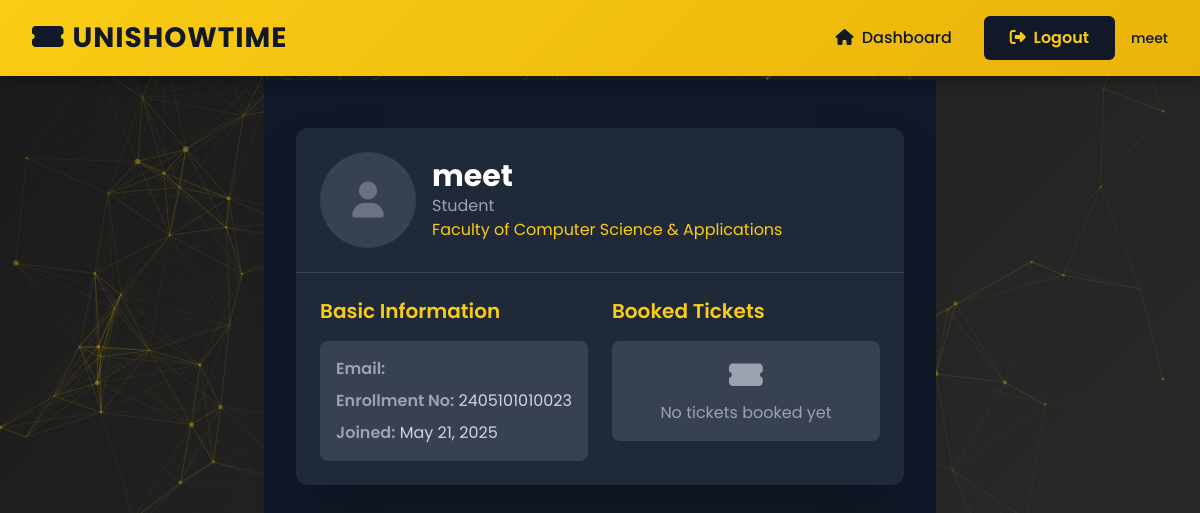
The page /user/2/details/ (signed in) on the database its author committed.
### mainapp/models.py (models this page shows, shortened)
class CustomUser(AbstractUser, PermissionsMixin):
    role = models.CharField(max_length=20, choices=ROLE_CHOICES, default='student')
    enrollment_no = models.CharField(max_length=20, unique=True, null=True, blank=True)
    department = models.ForeignKey(Department, on_delete=models.SET_NULL, null=True, blank=True)
    profile_image = models.ImageField(upload_to='profiles/', blank=True, null=True)

class Department(models.Model):
    name = models.CharField(max_length=100, unique=True)
    code = models.CharField(max_length=10, unique=True)
    class Meta:
        verbose_name_plural = "Departments"

### mainapp/views.py (the view)
# urls.py: path('user/<int:user_id>/details/', views.user_details, name='user_details'),
@login_required
def user_details(request, user_id):
    if request.user.role != 'superadmin':
        return HttpResponseForbidden("You don't have permission to view this page.")
    user = get_object_or_404(CustomUser, id=user_id)
    return render(request, 'mainapp/user_details.html', {'user': user})

### mainapp/templates/mainapp/user_details.html (shortened to what this page needs)
{% extends "base.html" %}
{% block content %}
<div class="min-h-screen bg-gray-900 py-12 px-4 sm:px-6 lg:px-8">
    <div class="max-w-4xl mx-auto bg-gray-800 rounded-xl shadow-2xl overflow-hidden">
        <div class="p-6 border-b border-gray-700">
            <div class="flex items-center space-x-4">
                {% if user.profile_image %}
                <img src="{{ user.profile_image.url }}" alt="{{ user.username }}" class="w-24 h-24 rounded-full object-cover">
                {% else %}
                <div class="w-24 h-24 rounded-full bg-gray-700 flex items-center justify-center">
                    <i class="fas fa-user text-4xl text-gray-500"></i>
                </div>
                {% endif %}
                <div>
                    <h1 class="text-3xl font-bold text-white">{{ user.username }}</h1>
                    <p class="text-gray-400">{{ user.role|title }}</p>
                    {% if user.department %}
                    <p class="text-yellow-400">{{ user.department.name }}</p>
                    {% endif %}
                </div>
            </div>
        </div>
        <div class="p-6 grid grid-cols-1 md:grid-cols-2 gap-6">
            <div class="space-y-4">
                <h3 class="text-xl font-semibold text-yellow-400 mb-4">Basic Information</h3>
                <div class="bg-gray-700 p-4 rounded-lg space-y-2">
                    <p class="text-gray-300">
                        <span class="font-semibold text-gray-400">Email:</span>
                    </p>
                    {% if user.enrollment_no %}
                    <p class="text-gray-300">
                        <span class="font-semibold text-gray-400">Enrollment No:</span>
                        {{ user.enrollment_no }}
                    </p>
                    {% endif %}
                    <p class="text-gray-300">
                        <span class="font-semibold text-gray-400">Joined:</span>
                        {{ user.date_joined|date:"F j, Y" }}
                    </p>
                </div>
            </div>
            <div class="space-y-4">
                <h3 class="text-xl font-semibold text-yellow-400 mb-4">Booked Tickets</h3>
                <div class="space-y-4">
                    {% for ticket in user.ticket_set.all %}
                    <div class="bg-gray-700 p-4 rounded-lg hover:bg-gray-600 transition">
                        <div class="flex justify-between items-start">
                            <div>
                                <h4 class="text-white font-semibold">{{ ticket.event.title }}</h4>
                                <p class="text-sm text-gray-400">{{ ticket.event.date|date:"F j, Y - g:i A" }}</p>
                                <p class="text-sm text-gray-400">{{ ticket.event.location }}</p>
                            </div>
                            <a href="{% url 'qr_view' ticket.id %}" class="text-yellow-400 hover:text-yellow-300">
                                <i class="fas fa-qrcode"></i>
                            </a>
                        </div>
                    </div>
                    {% empty %}
                    <div class="text-center text-gray-400 p-4 bg-gray-700 rounded-lg">
                        <i class="fas fa-ticket-alt text-3xl mb-2"></i>
                        <p>No tickets booked yet</p>
                    </div>
                    {% endfor %}
                </div>
            </div>
        </div>
    </div>
</div>
{% endblock %}

### mainapp/templates/base.html (shortened to what this page needs)
{% load static %}
<!DOCTYPE html>
<html lang="en">
<head>
    <script src="https://cdn.tailwindcss.com"></script>
    <link rel="stylesheet" href="https://cdnjs.cloudflare.com/ajax/libs/font-awesome/6.4.0/css/all.min.css">
    <link href="https://unpkg.com/aos@2.3.1/dist/aos.css" rel="stylesheet">
</head>
<body>
    <div id="particles-js"></div>
    <nav class="navbar">
        <div class="max-w-7xl mx-auto px-4 sm:px-6 lg:px-8">
            <div class="flex justify-between items-center py-4">
                <a href="{% url 'dashboard' %}" class="navbar-title"><i class="fas fa-ticket-alt mr-2"></i>UniShowTime</a>
                <div class="hidden md:flex items-center space-x-4">
                    {% if user.is_authenticated %}
                        <a href="{% url 'dashboard' %}" class="navbar-item"><i class="fas fa-home mr-1"></i> Dashboard</a>
                        <a href="{% url 'logout' %}" class="navbar-button"><i class="fas fa-sign-out-alt mr-1"></i> Logout</a>
                        <div class="flex items-center space-x-2">
                            <span class="text-sm font-medium text-gray-900">{{ user.username }}</span>
                        </div>
                    {% else %}
                        <a href="{% url 'login' %}" class="navbar-button"><i class="fas fa-sign-in-alt mr-1"></i> Login</a>
                        <a href="{% url 'register' %}" class="navbar-button"><i class="fas fa-user-plus mr-1"></i> Register</a>
                    {% endif %}
                </div>
            </div>
        </div>
    </nav>
    <main class="max-w-7xl mx-auto px-4 sm:px-6 lg:px-8 py-20" data-aos="fade-up" data-aos-duration="800">
        {% block content %}{% endblock %}
    </main>
</body>
</html>

### mainapp/templates/base.html (style rules this page uses)
body { font-family: 'Poppins', sans-serif; background: linear-gradient(135deg, #1a1a1a, #2c2c2c); color: #f5f5f5; margin: 0; min-height: 100vh; display: flex; flex-direction: column; overflow-x: hidden; }
.navbar { background: linear-gradient(135deg, #facc15 0%, #eab308 100%); box-shadow: 0 4px 15px rgba(0, 0, 0, 0.3); position: fixed; width: 100%; z-index: 50; top: 0; }
.navbar-title { font-size: 1.75rem; font-weight: 700; color: #111827; text-transform: uppercase; letter-spacing: 1px; transition: all 0.3s ease; position: relative; display: inline-block; }
.navbar-title::after { content: ''; position: absolute; width: 0; height: 3px; bottom: -5px; left: 0; background-color: #111827; transition: width 0.3s ease; }
.navbar-item { font-size: 1rem; font-weight: 500; color: #111827; padding: 0.5rem 1rem; border-radius: 0.375rem; transition: all 0.3s ease; position: relative; overflow: hidden; }
.navbar-item::before { content: ''; position: absolute; top: 0; left: -100%; width: 100%; height: 100%; background: rgba(17, 24, 39, 0.1); transition: all 0.3s ease; z-index: -1; }
.navbar-button { background-color: #111827; color: #facc15; padding: 0.5rem 1.5rem; border-radius: 0.375rem; font-weight: 600; border: 2px solid transparent; transition: all 0.3s ease; position: relative; overflow: hidden; z-index: 1; }
.navbar-button::before { content: ''; position: absolute; top: 0; left: -100%; width: 100%; height: 100%; background: #facc15; transition: all 0.4s ease; z-index: -1; }
main { flex: 1; padding-top: 5rem; }
#particles-js { position: fixed; width: 100%; height: 100%; top: 0; left: 0; z-index: -1; }

### rows shown on the page
CustomUser: username "meet", role "Student", department.name "Faculty of Computer Science & Applications", enrollment_no "2405101010023", date_joined "May 21, 2025"
